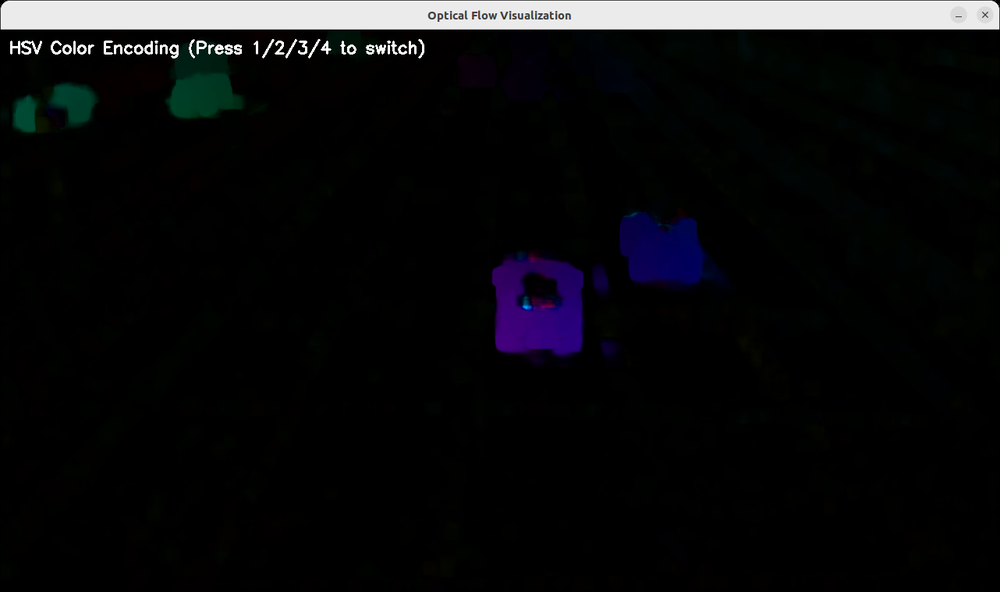
#> input picture Optical Flow/image-1.png, 1000 x 592 px, shrunk from 1282 x 759 before the run, given in place of test.mp4, which was not available
$ python FBdisplay.py
#> lines starting #> are read from the running program, lines starting #| are printed output that depends on the picture; after the words box and inside, x2 and y2 are one past the last pixel; in counts of white or black regions, pixels touching at a corner belong together; pictures that were not available may be replaced by others from this repository, and a replacement may not be noted
import cv2
import numpy as np

# 初始化视频捕获
cap = cv2.VideoCapture("data/test.mp4")
if not cap.isOpened():
    print("Error: Could not open video.")
    exit()

ret, prev_frame = cap.read()
#> prev_frame is the input picture: shape (592, 1000, 3); mean B, G, R 14.9, 13.5, 13.2
if not ret:
    print("Error: Could not read first frame.")
    exit()

prev_gray = cv2.cvtColor(prev_frame, cv2.COLOR_BGR2GRAY)
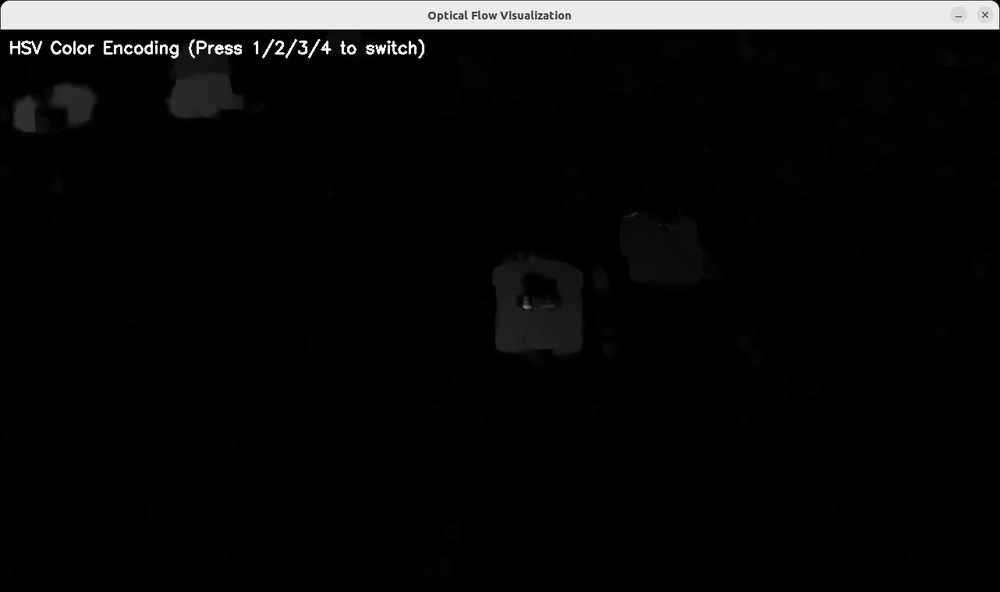
#> prev_gray: shape (592, 1000); min 0, max 255, mean 13.6
hsv = np.zeros_like(prev_frame)
hsv[..., 1] = 255  # 初始化HSV图像（饱和度固定为255）

# 可视化模式：0=HSV, 1=箭头, 2=轨迹, 3=掩码
display_mode = 0
pause = False

while True:
    if not pause:
        ret, frame = cap.read()
        if not ret:
            break  # 视频结束

        curr_gray = cv2.cvtColor(frame, cv2.COLOR_BGR2GRAY)

        # 计算密集光流
        flow = cv2.calcOpticalFlowFarneback(
            prev_gray, curr_gray, None,
            pyr_scale=0.5, levels=3, winsize=15,
            iterations=3, poly_n=5, poly_sigma=1.2, flags=0
        )
        prev_gray = curr_gray.copy()

        # 转换为极坐标（幅值和角度）
        mag, ang = cv2.cartToPolar(flow[..., 0], flow[..., 1])
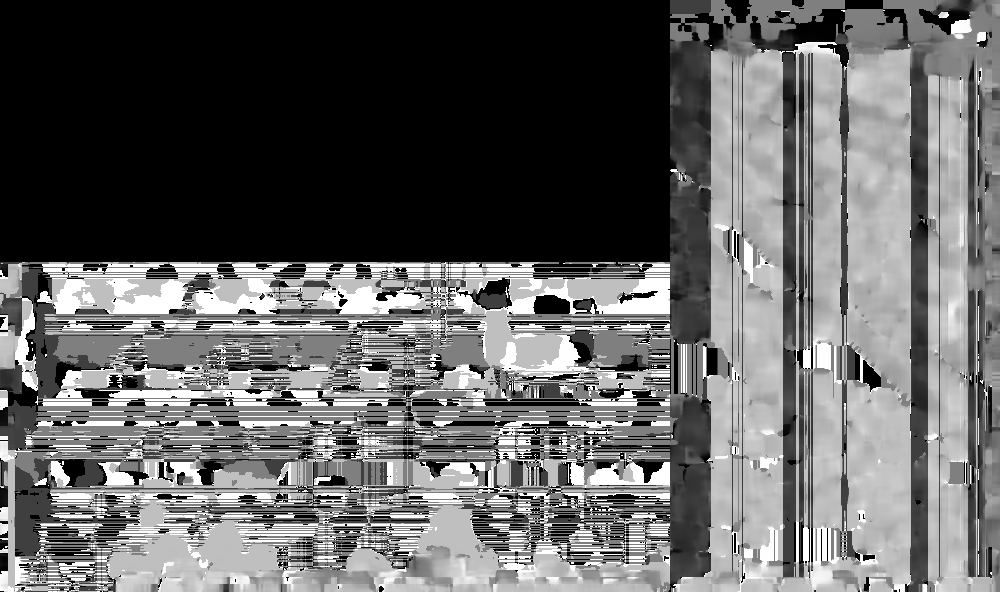
#> ang: shape (592, 1000) float32; min 0, max 6.28, mean 2.46; drawn with min black and max white
        hsv[..., 0] = ang * 180 / np.pi / 2  # 色调表示方向
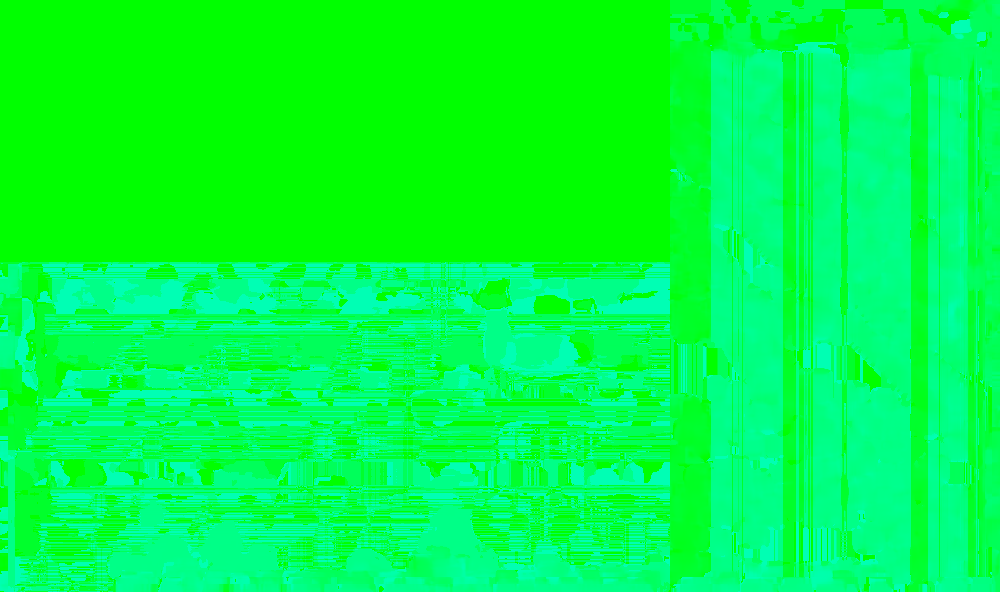
#> hsv: shape (592, 1000, 3); mean of channels 0, 1, 2 70.3, 255, 0; drawn as B, G, R
        hsv[..., 2] = cv2.normalize(mag, None, 0, 255, cv2.NORM_MINMAX)  # 亮度表示速度
#> hsv: shape (592, 1000, 3); 0.05% of pixels changed, all inside (x1, y1, x2, y2) = (992, 4, 1000, 40)
        bgr_flow = cv2.cvtColor(hsv, cv2.COLOR_HSV2BGR)

    # 根据显示模式生成不同可视化结果
    if display_mode == 0:  # HSV颜色编码
        vis = bgr_flow
        title = "HSV Color Encoding (Press 1/2/3/4 to switch)"
    elif display_mode == 1:  # 箭头矢量场
        vis = frame.copy()
        step = 16  # 箭头网格步长
        h, w = flow.shape[:2]
        y, x = np.mgrid[step//2:h:step, step//2:w:step].reshape(2, -1).astype(int)
        fx, fy = flow[y, x].T
        lines = np.vstack([x, y, x+fx, y+fy]).T.reshape(-1, 2, 2)
        lines = np.int32(lines + 0.5)
        cv2.polylines(vis, lines, isClosed=False, color=(0, 255, 0), thickness=1)
        for (x1, y1), _ in lines:
            cv2.circle(vis, (x1, y1), 1, (0, 255, 0), -1)
        title = "Arrow Vector Field (Press 1/2/3/4 to switch)"
    elif display_mode == 2:  # 运动轨迹叠加
        vis = frame.copy()
        mask = np.zeros_like(frame)
        mask[..., 1] = 255  # 绿色轨迹
        flow_mag = cv2.normalize(mag, None, 0, 255, cv2.NORM_MINMAX)
        mask[..., 0] = flow_mag
        mask = cv2.cvtColor(mask, cv2.COLOR_HSV2BGR)
        vis = cv2.addWeighted(vis, 0.7, mask, 0.3, 0)
        title = "Motion Trails (Press 1/2/3/4 to switch)"
    elif display_mode == 3:  # 二值运动掩码
        _, mask = cv2.threshold(mag, 5, 255, cv2.THRESH_BINARY)  # 速度阈值=5
        mask = mask.astype(np.uint8)
        vis = cv2.bitwise_and(frame, frame, mask=mask)
        title = "Binary Motion Mask (Press 1/2/3/4 to switch)"

    # 显示结果和说明文字
    cv2.putText(vis, title, (10, 30), cv2.FONT_HERSHEY_SIMPLEX, 0.7, (255, 255, 255), 2)
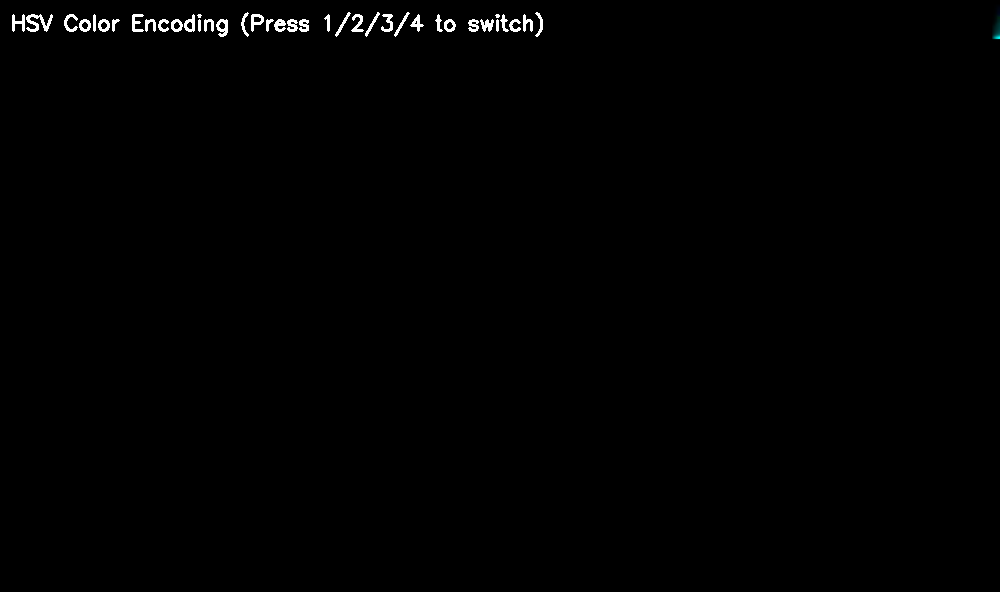
#> vis: shape (592, 1000, 3); mean B, G, R 1.5, 1.5, 1.5
    cv2.imshow("Optical Flow Visualization", vis)

    # 键盘控制
    key = cv2.waitKey(30 if not pause else 0) & 0xFF
#> (key Esc is pressed here)
    if key == 27:  # ESC退出
        break
    elif key == ord('1'):  # 切换HSV模式
        display_mode = 0
    elif key == ord('2'):  # 切换箭头模式
        display_mode = 1
    elif key == ord('3'):  # 切换轨迹模式
        display_mode = 2
    elif key == ord('4'):  # 切换掩码模式
        display_mode = 3
    elif key == ord(' '):  # 暂停/继续
        pause = not pause

cap.release()
cv2.destroyAllWindows()

$ run again, on Optical Flow/image-2.png
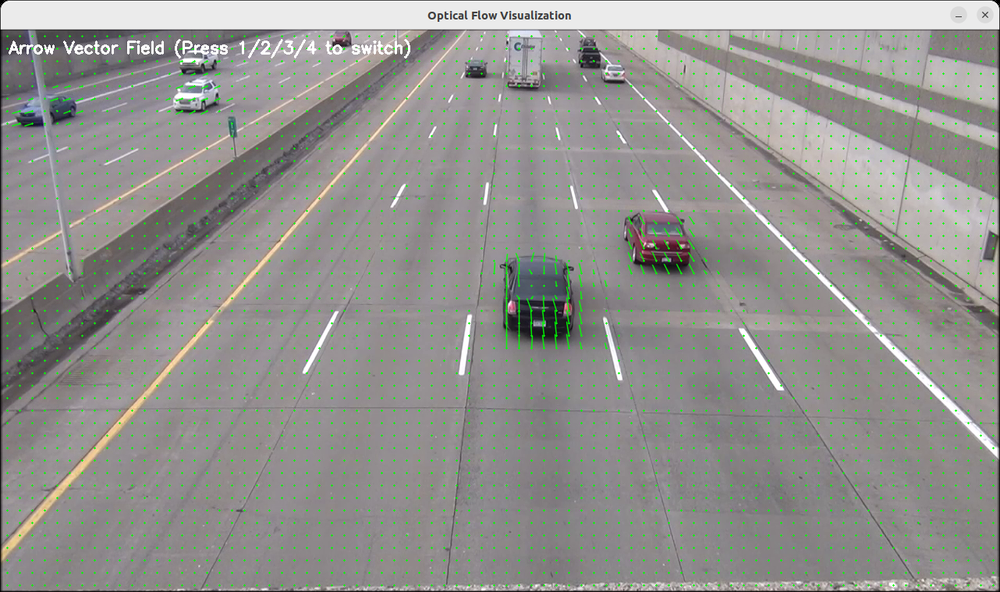
#> input picture Optical Flow/image-2.png, 1000 x 592 px, shrunk from 1282 x 759 before the run, given in place of test.mp4, which was not available
#> prev_frame is the input picture: shape (592, 1000, 3); mean B, G, R 143.3, 146.4, 147.1
#> `hsv[..., 2] = cv2.normalize(mag, None, 0, 255, cv2.NORM_MINMAX)`:
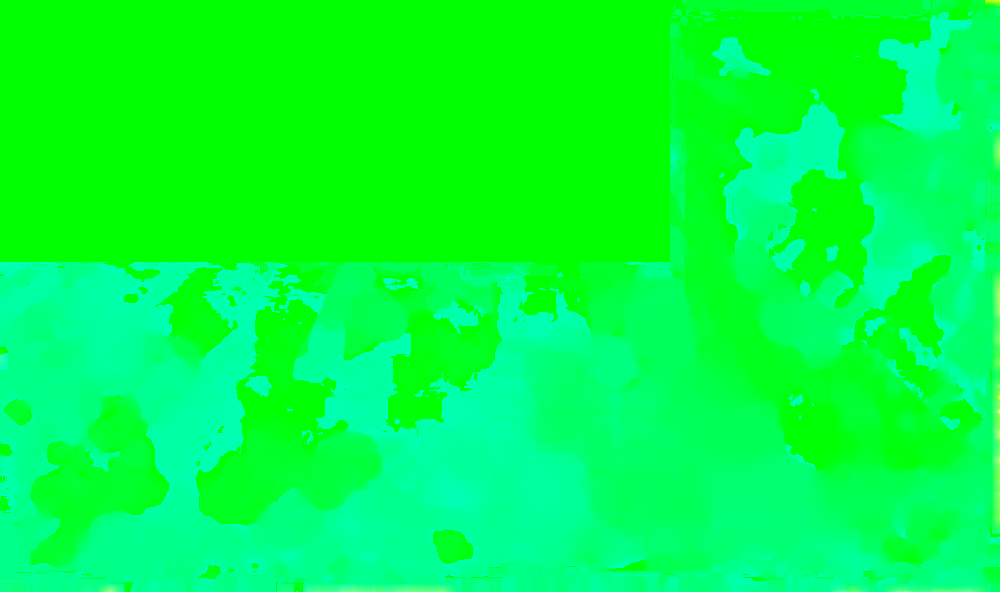
#> hsv: shape (592, 1000, 3); mean of channels 0, 1, 2 66.5, 255, 0.5; drawn as B, G, R
#> `cv2.putText(vis, title, (10, 30), cv2.FONT_HERSHEY_SIMPLEX, 0.7, (255,..`:
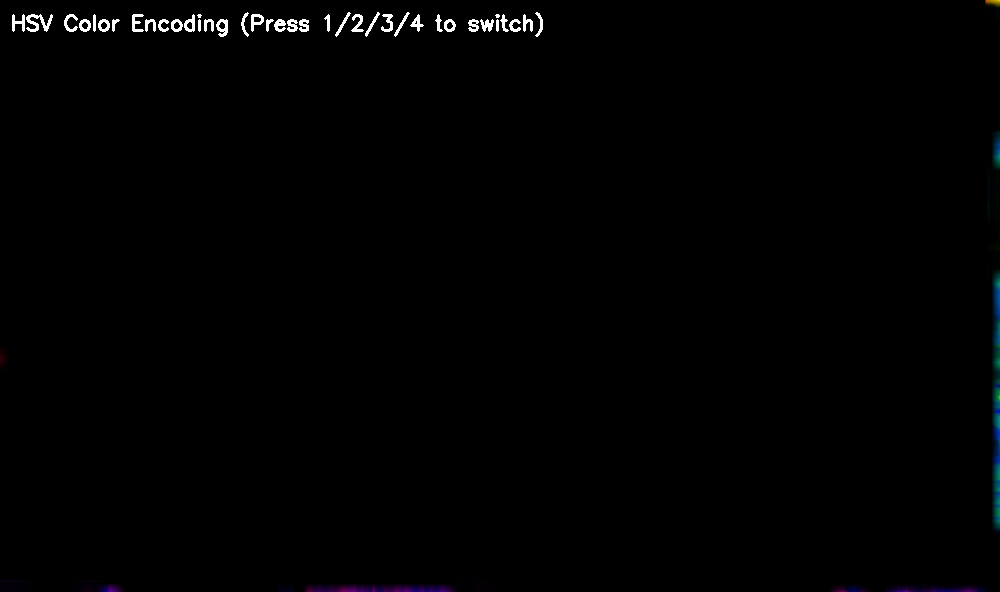
#> vis: shape (592, 1000, 3); mean B, G, R 1.9, 1.7, 1.6

$ run again, on Optical Flow/image-3.png
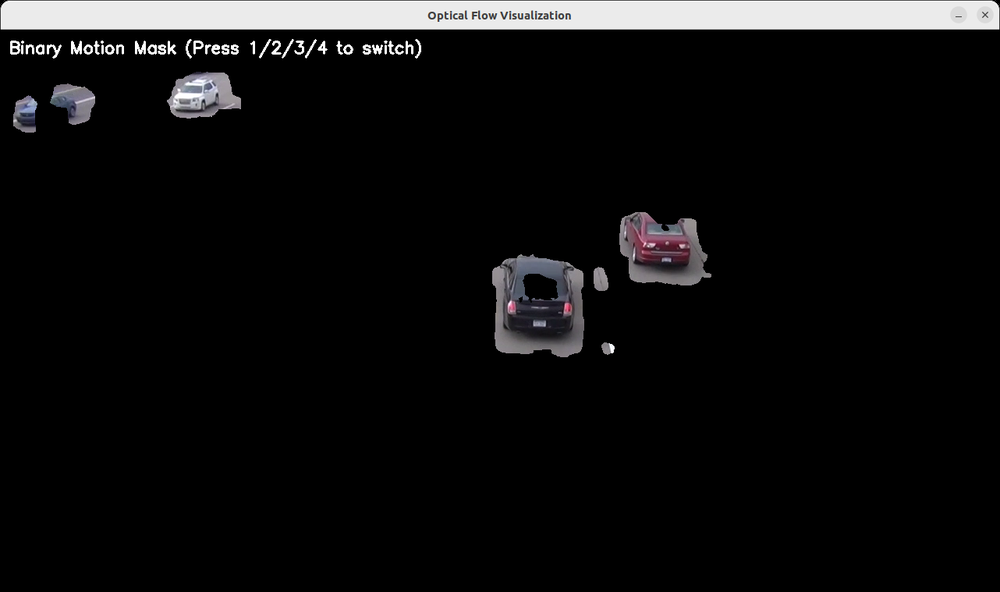
#> input picture Optical Flow/image-3.png, 1000 x 592 px, shrunk from 1282 x 759 before the run, given in place of test.mp4, which was not available
#> prev_frame is the input picture: shape (592, 1000, 3); mean B, G, R 15.5, 15.2, 15.4
#> `mag, ang = cv2.cartToPolar(flow[..., 0], flow[..., 1])`:
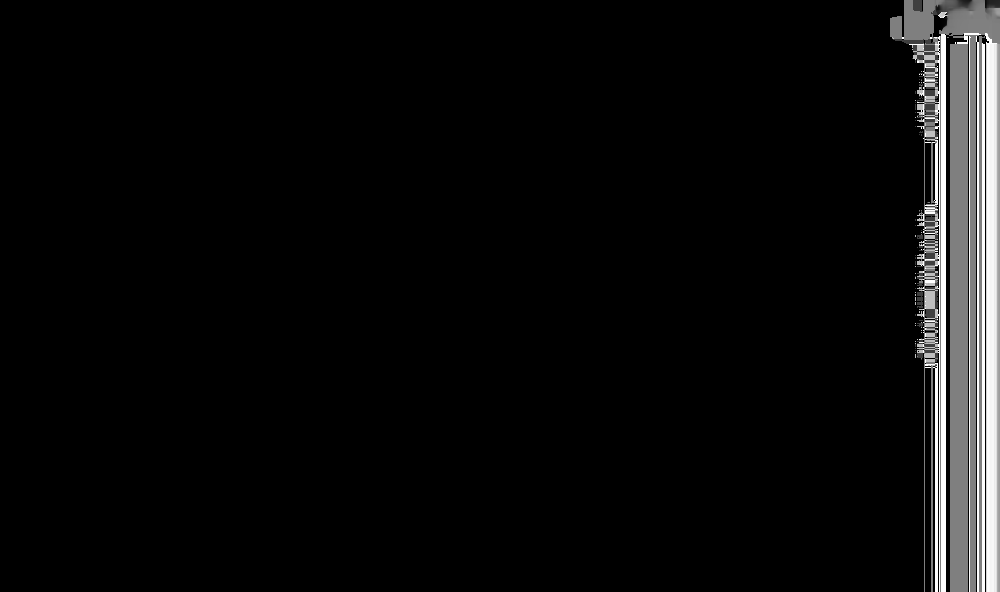
#> ang: shape (592, 1000) float32; min 0, max 6.28, mean 0.284; drawn with min black and max white
#> `hsv[..., 0] = ang * 180 / np.pi / 2`:
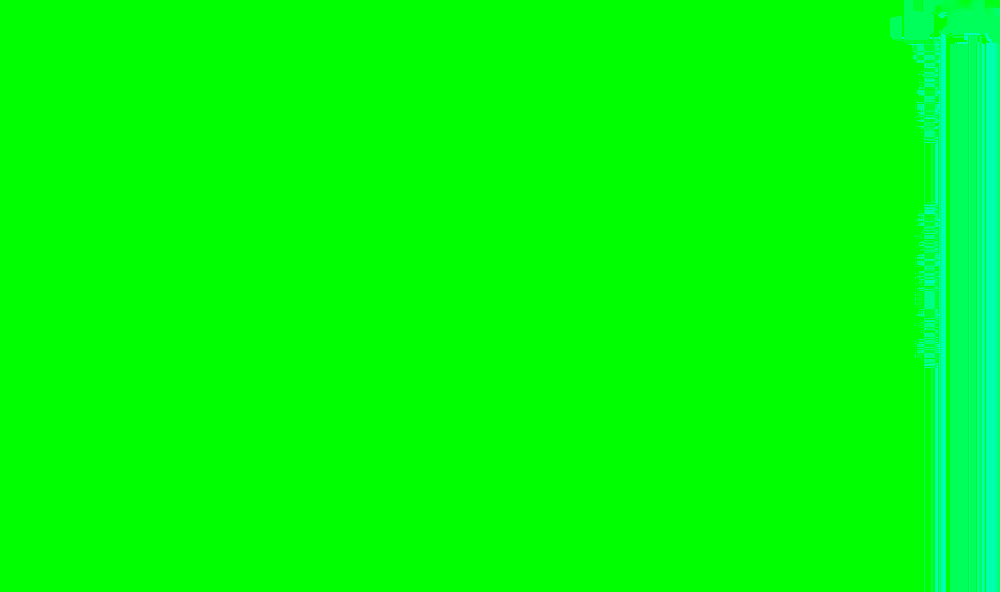
#> hsv: shape (592, 1000, 3); mean of channels 0, 1, 2 8.1, 255, 0; drawn as B, G, R
#> vis: shape (592, 1000, 3); mean B, G, R 1.5, 1.5, 1.5
